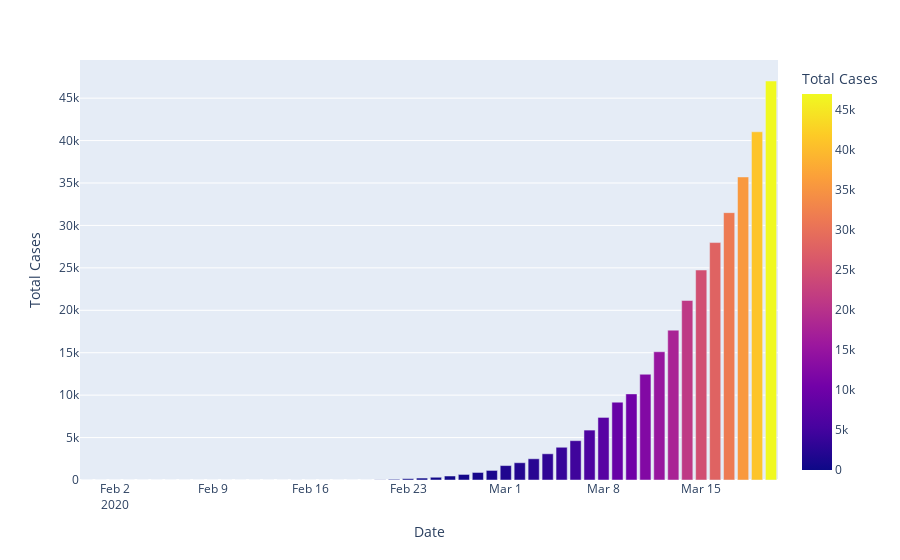

Notebook cell for this chart:
### Code cell
px.bar(per_day_cases_italy,x='Date',y='Total Cases',color='Total Cases')

### Figure 1 — Plotly figure (JSON) as saved in the notebook; plotly's stock layout.template omitted (floating-point values rounded to 4 significant figures)
{"data": [{"alignmentgroup": "True", "hovertemplate": "Date=%{x}<br>Total Cases=%{marker.color}<extra></extra>", "legendgroup": "", "marker": {"color": [2, 2, 2, 2, 2, 2, 3, 3, 3, 3, 3, 3, 3, 3, 3, 3, 3, 3, 3, 3, 3, 3, 20, 79, 157, 229, 323, 470, 655, 889, 1128, 1701, 2036, 2502, 3089, 3858, 4636, 5883, 7375, 9172, 10149, 12462, 15113, 17660, 21157, 24747, 27980, 31506, 35713, 41035, 47021], "coloraxis": "coloraxis", "pattern": {"shape": ""}}, "name": "", "offsetgroup": "", "orientation": "v", "showlegend": false, "textposition": "auto", "type": "bar", "x": ["2020-01-31T00:00:00", "2020-02-01T00:00:00", "2020-02-02T00:00:00", "2020-02-03T00:00:00", "2020-02-04T00:00:00", "2020-02-05T00:00:00", "2020-02-06T00:00:00", "2020-02-07T00:00:00", "2020-02-08T00:00:00", "2020-02-09T00:00:00", "2020-02-10T00:00:00", "2020-02-11T00:00:00", "2020-02-12T00:00:00", "2020-02-13T00:00:00", "2020-02-14T00:00:00", "2020-02-15T00:00:00", "2020-02-15T00:00:00", "2020-02-16T00:00:00", "2020-02-17T00:00:00", "2020-02-18T00:00:00", "2020-02-19T00:00:00", "2020-02-20T00:00:00", "2020-02-21T00:00:00", "2020-02-22T00:00:00", "2020-02-23T00:00:00", "2020-02-24T00:00:00", "2020-02-25T00:00:00", "2020-02-26T00:00:00", "2020-02-27T00:00:00", "2020-02-28T00:00:00", "2020-02-29T00:00:00", "2020-03-01T00:00:00", "2020-03-02T00:00:00", "2020-03-03T00:00:00", "2020-03-04T00:00:00", "2020-03-05T00:00:00", "2020-03-06T00:00:00", "2020-03-07T00:00:00", "2020-03-08T00:00:00", "2020-03-09T00:00:00", "2020-03-10T00:00:00", "2020-03-11T00:00:00", "2020-03-12T00:00:00", "2020-03-13T00:00:00", "2020-03-14T00:00:00", "2020-03-15T00:00:00", "2020-03-16T00:00:00", "2020-03-17T00:00:00", "2020-03-18T00:00:00", "2020-03-19T00:00:00", "2020-03-20T00:00:00"], "xaxis": "x", "y": [2, 2, 2, 2, 2, 2, 3, 3, 3, 3, 3, 3, 3, 3, 3, 3, 3, 3, 3, 3, 3, 3, 20, 79, 157, 229, 323, 470, 655, 889, 1128, 1701, 2036, 2502, 3089, 3858, 4636, 5883, 7375, 9172, 10149, 12462, 15113, 17660, 21157, 24747, 27980, 31506, 35713, 41035, 47021], "yaxis": "y"}], "layout": {"autosize": true, "barmode": "relative", "coloraxis": {"colorbar": {"title": {"text": "Total Cases"}}, "colorscale": [[0, "#0d0887"], [0.1111, "#46039f"], [0.2222, "#7201a8"], [0.3333, "#9c179e"], [0.4444, "#bd3786"], [0.5556, "#d8576b"], [0.6667, "#ed7953"], [0.7778, "#fb9f3a"], [0.8889, "#fdca26"], [1, "#f0f921"]]}, "legend": {"tracegroupgap": 0}, "margin": {"t": 60}, "xaxis": {"anchor": "y", "autorange": true, "domain": [0, 1], "range": ["2020-01-30 12:00", "2020-03-20 12:00"], "title": {"text": "Date"}, "type": "date"}, "yaxis": {"anchor": "x", "autorange": true, "domain": [0, 1], "range": [0, 49500.0], "title": {"text": "Total Cases"}, "type": "linear"}}}
